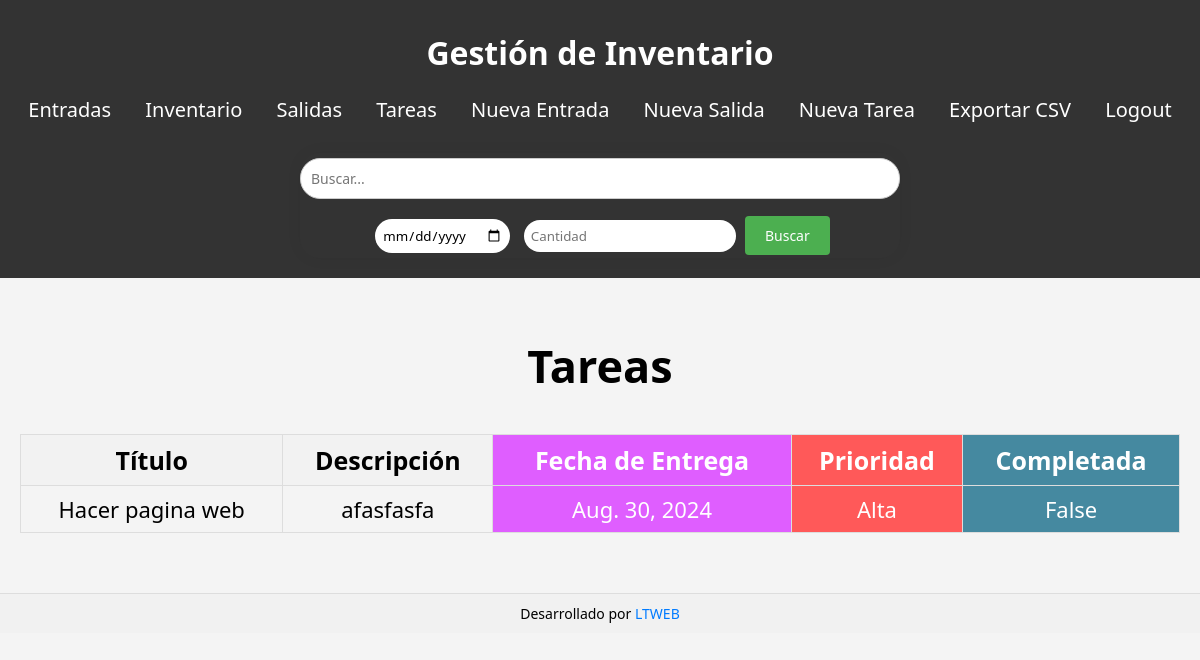
/tareas/ (signed in), run on an earlier commit of the app's database.
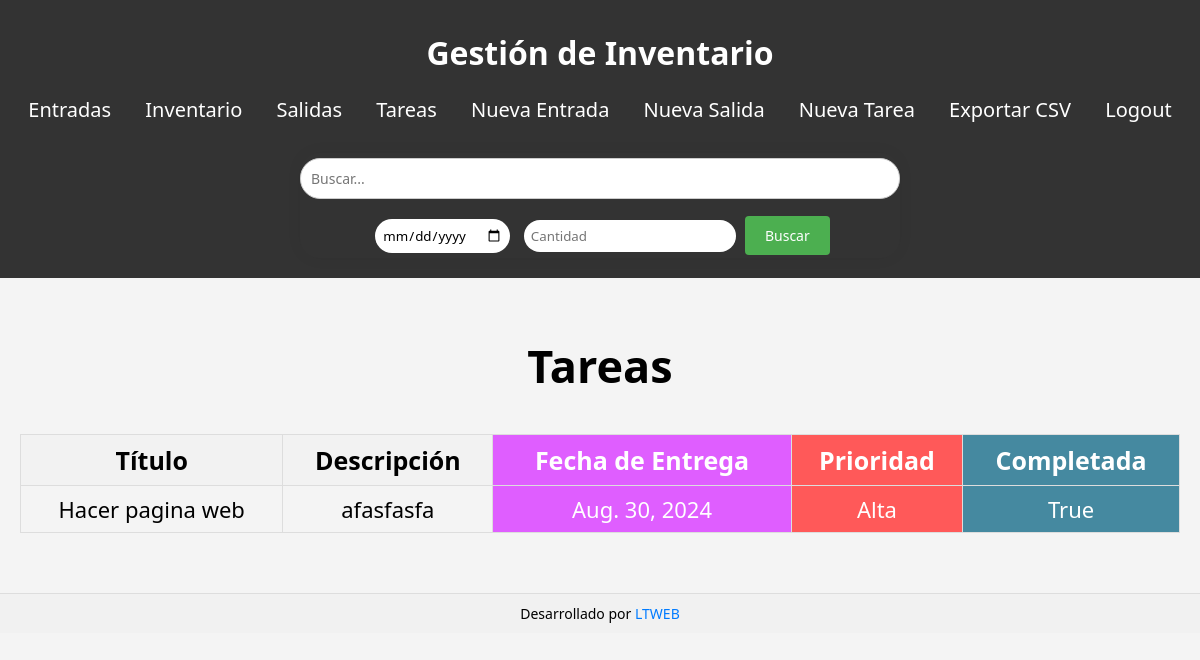
And on a later commit of the database.
### core/models.py (models this page shows, shortened)
class Tarea(models.Model):
    titulo = models.CharField(max_length=100)
    descripcion = models.TextField()
    fecha_entrega = models.DateField()
    prioridad = models.CharField(max_length=50)
    completada = models.BooleanField(default=False)
    creado_por = models.ForeignKey(User, on_delete=models.CASCADE, related_name='tareas_creadas')
    asignada_a = models.ManyToManyField(User, related_name='tareas_asignadas')

### core/views.py (the view)
# urls.py: path('tareas/', tarea_list, name='tarea_list'),
@login_required
def tarea_list(request):
    query = request.GET.get('q')
    if query:
        tareas = Tarea.objects.filter(Q(titulo__icontains=query) | Q(descripcion__icontains=query))
    else:
        tareas = Tarea.objects.all()
    return render(request, 'core/tarea_list.html', {'tareas': tareas, 'query': query})

### core/templates/core/tarea_list.html
{% extends "base_generic.html" %}
{% block content %}
  <h2>Tareas</h2>
  <table>
    <thead>
      <tr>
        <th>Título</th>
        <th>Descripción</th>
        <th class="fecha_tarea">Fecha de Entrega</th>
        <th class="prioridad_tarea">Prioridad</th>
        <th class="completada_tarea">Completada</th>
      </tr>
    </thead>
    <tbody>
      {% for tarea in tareas %}
        <tr>
          <td >{{ tarea.titulo }}</td>
          <td>{{ tarea.descripcion }}</td>
          <td class="fecha_tarea">{{ tarea.fecha_entrega }}</td>
          <td class="prioridad_tarea">{{ tarea.prioridad }}</td>
          <td class="completada_tarea">{{ tarea.completada }}</td>
        </tr>
      {% endfor %}
    </tbody>
  </table>
{% endblock %}

What changed in the data, as far as the page shows it:
changed Tarea "Hacer pagina web": completada "False" → "True"
